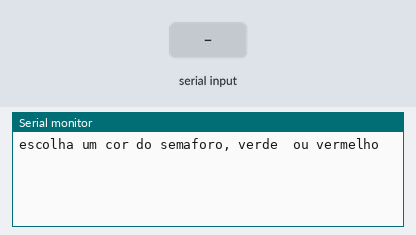
Recording of a sketch running on a simulated Arduino Uno, built with avr-gcc and run on an emulated ATmega328P. On the bench: the last lines printed to the serial monitor. Inputs (shaded band) come from the test bench.

Above: at 1.2 s.
1.3 s: "verde" received over Serial
At 3.5 s:
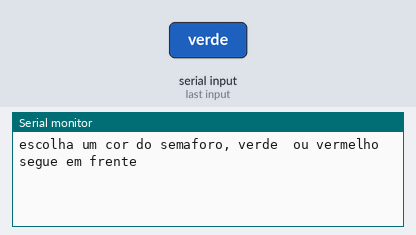
3.8 s: "1" received over Serial
At 5.5 s:
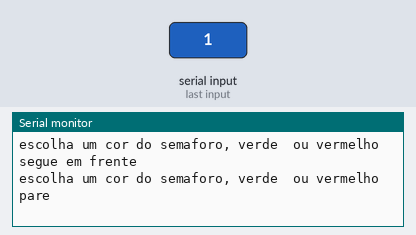

The sketch:

exercicios_30_043.ino
```cpp
// C++ code
//
String sinal = "";
void setup()
{
 Serial.begin(9600);
}

void loop()
{
  Serial.println("escolha um cor do semaforo, verde  ou vermelho ");
  while ( ! Serial.available() );
sinal = Serial.readString();

  if (sinal == "verde") { //se retornar vedadeiro - losango sim
 Serial.println("segue em frente");
 Serial.println();
  }
  else{ // falso - losango não
  Serial.println("pare");
  Serial.println();
 }

 delay(1500);


}
```

Measured:
- after the input at 1.3 s, the serial monitor: prints a new line after 1.0 s (image 1)
- after the input at 3.8 s, the serial monitor: prints a new line after 1.0 s (image 2)
